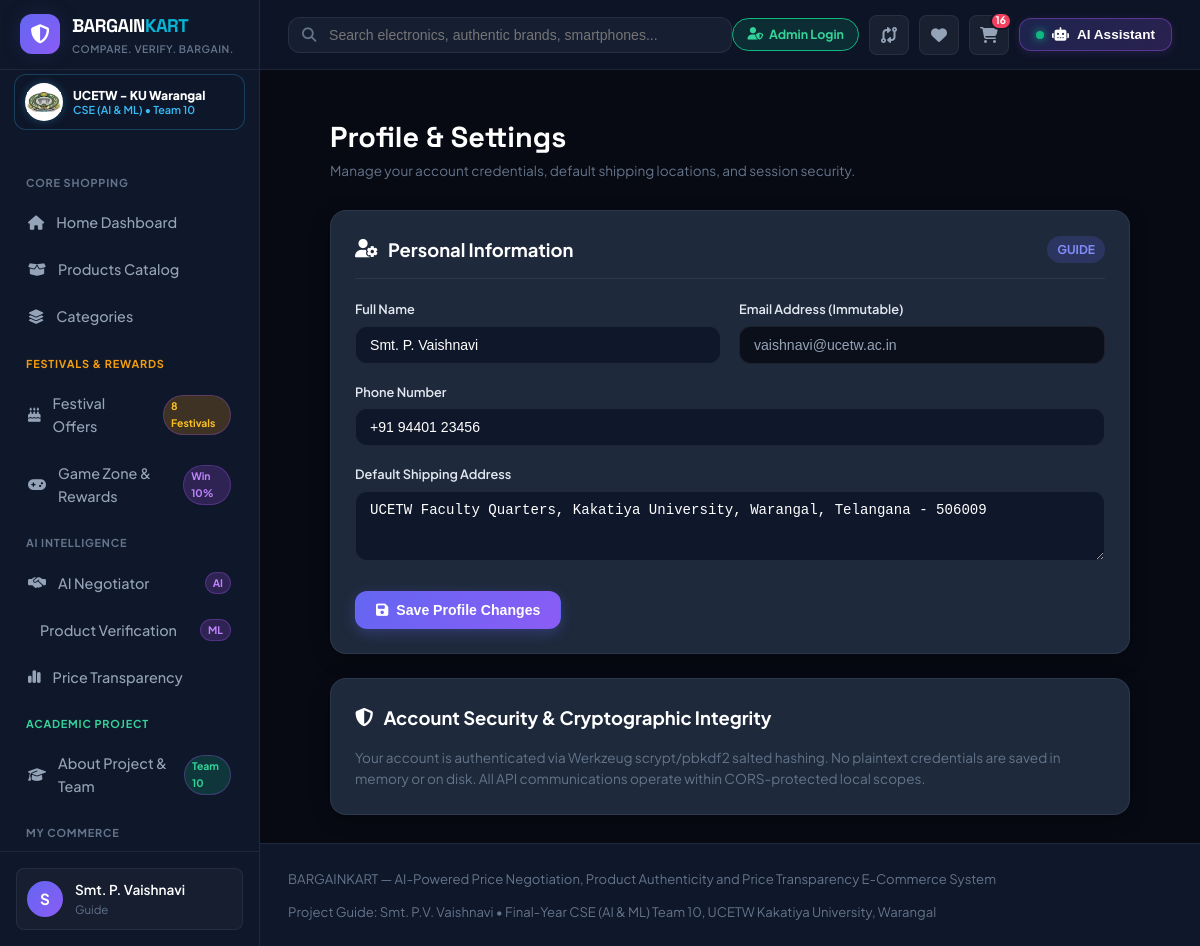
The page /profile (signed in) on the database as committed earlier.
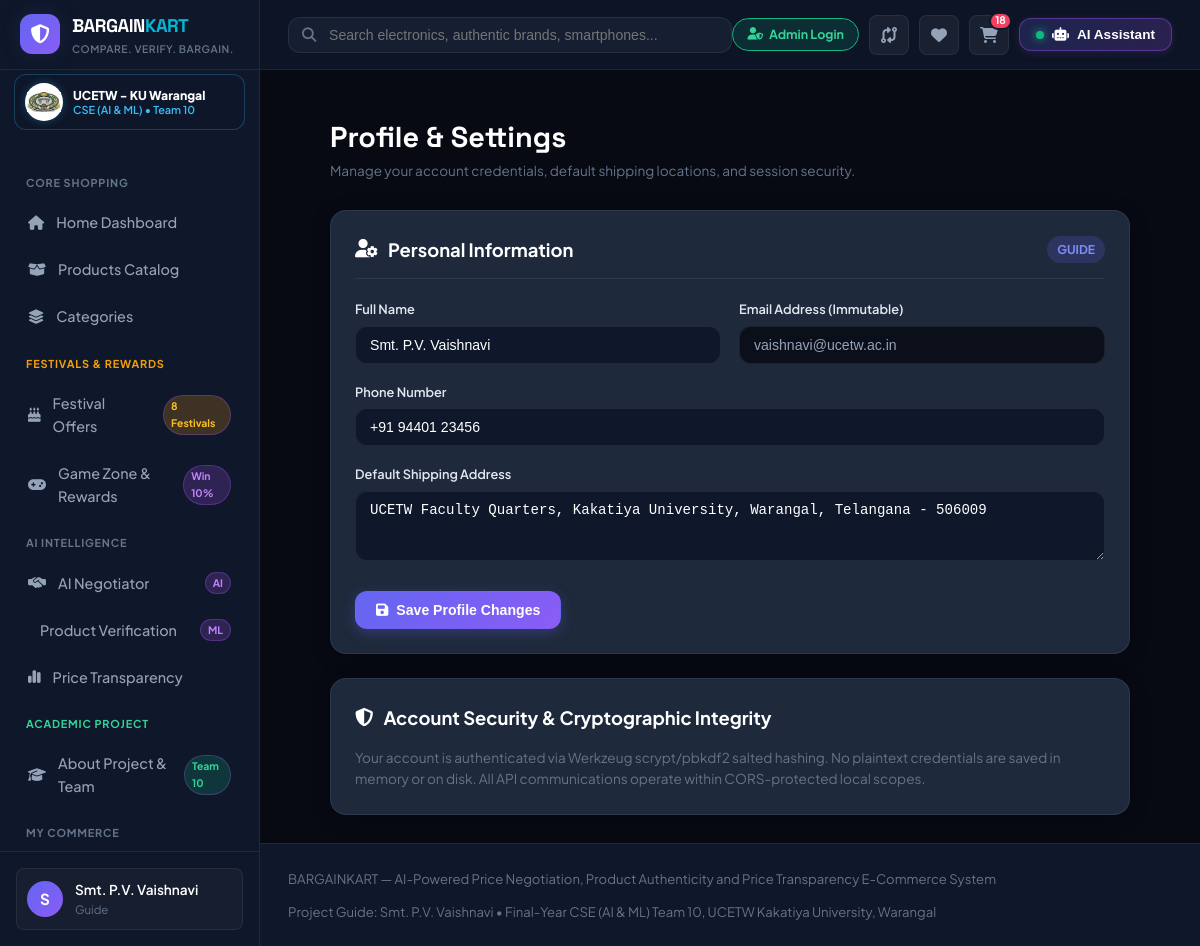
The same page on the database as committed later.
### models/models.py (models this page shows, shortened)
class User(UserMixin, db.Model):
    __tablename__ = 'users'
    id = db.Column(db.Integer, primary_key=True)
    name = db.Column(db.String(120), nullable=False)
    email = db.Column(db.String(150), unique=True, nullable=False, index=True)
    password_hash = db.Column(db.String(255), nullable=False)
    role = db.Column(db.String(20), default='user')  # 'user' or 'admin'
    roll_number = db.Column(db.String(50), nullable=True, index=True)
    designation = db.Column(db.String(100), default='Student')  # 'Project Guide', 'Team 10 AIML Member', etc.
    phone = db.Column(db.String(30), default='+91 98765 43210')
    address = db.Column(db.String(255), default='42 Innovation Tech Park, Bengaluru, Karnataka - 560100')
    created_at = db.Column(db.DateTime, default=lambda: datetime.now(timezone.utc))
    orders = db.relationship('Order', backref='user', lazy=True, cascade='all, delete-orphan')
    wishlist_items = db.relationship('Wishlist', backref='user', lazy=True, cascade='all, delete-orphan')
    cart_items = db.relationship('CartItem', backref='user', lazy=True, cascade='all, delete-orphan')
    negotiations = db.relationship('Negotiation', backref='user', lazy=True)
    authenticity_checks = db.relationship('AuthenticityCheck', backref='user', lazy=True)
    @property
    def is_admin(self):
        return self.role == 'admin'

### routes/auth.py (the view, shortened to what this page needs)
@auth_bp.route('/profile', methods=['GET', 'POST'])
@login_required
def profile():
    return render_template('profile.html', user=current_user)

### app.py (called while the page is built)
    @classmethod
    def get_key(cls) -> str:
        return os.environ.get("GEMINI_API_KEY", "") or getattr(Config, "GEMINI_API_KEY", "")

    @classmethod
    def is_active(cls) -> bool:
        k = cls.get_key().strip()
        return bool(k and len(k) > 10 and not k.startswith("your_"))

### models/models.py (called while the page is built)
@login_manager.user_loader
def load_user(user_id):
    return db.session.get(User, int(user_id))

### templates/profile.html (shortened to what this page needs)
{% extends "base.html" %}
{% block content %}
<div class="profile-page" style="max-width: 800px; margin: 0 auto;">
    <div style="margin-bottom: 28px;">
        <h1 style="font-size: 1.8rem; font-weight: 800; color: #fff; font-family: 'Space Grotesk', sans-serif;">
            Profile & Settings
        </h1>
        <p style="font-size: 0.85rem; color: var(--text-muted);">
            Manage your account credentials, default shipping locations, and session security.
        </p>
    </div>
    <div class="card" style="margin-bottom: 24px;">
        <div class="card-header">
            <h3 class="card-title">
                <i class="fa-solid fa-user-gear text-indigo-400"></i> Personal Information
            </h3>
            <span class="badge" style="background: rgba(99,102,241,0.2); color: #818cf8;">{{ user.role|upper }}</span>
        </div>
        <form method="POST" action="{{ url_for('auth.profile') }}">
            <div style="display: grid; grid-template-columns: 1fr 1fr; gap: 18px; margin-bottom: 18px;">
                <div>
                    <label style="display: block; font-size: 0.8rem; font-weight: 600; color: #e2e8f0; margin-bottom: 6px;">Full Name</label>
                    <input type="text" name="name" value="{{ user.name }}" required
                           style="width: 100%; background: #0f172a; border: 1px solid var(--border-color); border-radius: var(--radius-md); padding: 10px 14px; color: #fff; font-size: 0.88rem; outline: none;">
                </div>
                <div>
                    <label style="display: block; font-size: 0.8rem; font-weight: 600; color: #e2e8f0; margin-bottom: 6px;">Email Address (Immutable)</label>
                    <input type="email" value="{{ user.email }}" readonly
                           style="width: 100%; background: #0b0f19; border: 1px solid var(--border-color); border-radius: var(--radius-md); padding: 10px 14px; color: #94a3b8; font-size: 0.88rem; outline: none;">
                </div>
            </div>
            <div style="margin-bottom: 18px;">
                <label style="display: block; font-size: 0.8rem; font-weight: 600; color: #e2e8f0; margin-bottom: 6px;">Phone Number</label>
                <input type="text" name="phone" value="{{ user.phone }}" required
                       style="width: 100%; background: #0f172a; border: 1px solid var(--border-color); border-radius: var(--radius-md); padding: 10px 14px; color: #fff; font-size: 0.88rem; outline: none;">
            </div>
            <div style="margin-bottom: 24px;">
                <label style="display: block; font-size: 0.8rem; font-weight: 600; color: #e2e8f0; margin-bottom: 6px;">Default Shipping Address</label>
                <textarea name="address" rows="3" required
                          style="width: 100%; background: #0f172a; border: 1px solid var(--border-color); border-radius: var(--radius-md); padding: 10px 14px; color: #fff; font-size: 0.88rem; outline: none;">{{ user.address }}</textarea>
            </div>
            <button type="submit" class="btn btn-primary">
                <i class="fa-solid fa-floppy-disk"></i> Save Profile Changes
            </button>
        </form>
    </div>
    <div class="card">
        <h3 class="card-title" style="margin-bottom: 14px;">
            <i class="fa-solid fa-shield-halved text-emerald-400"></i> Account Security & Cryptographic Integrity
        </h3>
        <p style="font-size: 0.85rem; color: var(--text-muted); line-height: 1.6;">
            Your account is authenticated via Werkzeug scrypt/pbkdf2 salted hashing. No plaintext credentials are saved in memory or on disk. All API communications operate within CORS-protected local scopes.
        </p>
    </div>
</div>
{% endblock %}

### templates/base.html (shortened to what the changed rows need)
<!DOCTYPE html>
<html lang="en">
<head>
    <link rel="stylesheet" href="https://cdnjs.cloudflare.com/ajax/libs/font-awesome/6.5.1/css/all.min.css">
    <link rel="stylesheet" href="{{ url_for('static', filename='css/styles.css') }}">
</head>
<body class="bg-slate-900 text-slate-100 antialiased">
    <div class="app-layout">
        <aside class="app-sidebar" id="appSidebar">
            <div class="sidebar-footer">
                <div class="user-chip">
                    <div class="avatar-circle">
                        {{ current_user.name[:1] if current_user.is_authenticated else 'G' }}
                    </div>
                    <div class="user-info">
                        <div class="user-name">{{ current_user.name if current_user.is_authenticated else 'Guest Shopper' }}</div>
                        <div class="user-role">{{ current_user.role|capitalize if current_user.is_authenticated else 'Academic Demo' }}</div>
                    </div>
                </div>
            </div>
        </aside>
        <div class="main-wrapper">
            <header class="app-topbar">
                <div class="topbar-right" style="display: flex; align-items: center; gap: 10px;">
                    <a href="{{ url_for('admin.admin_dashboard') if current_user.is_authenticated and current_user.is_admin else url_for('admin.admin_login') }}"
                       class="topbar-admin-btn"
                       style="background: rgba(16, 185, 129, 0.15); border: 1.5px solid #10b981; color: #34d399; font-weight: 700; font-size: 0.78rem; padding: 6px 14px; border-radius: 20px; white-space: nowrap; text-decoration: none; display: flex; align-items: center; gap: 6px;">
                        <i class="fa-solid fa-user-shield"></i>
                        <span>{{ 'Admin Dashboard' if current_user.is_authenticated and current_user.is_admin else 'Admin Login' }}</span>
                    </a>
                    <a href="{{ url_for('cart.view_cart') }}" class="topbar-btn relative" title="Cart">
                        <i class="fa-solid fa-cart-shopping"></i>
                        {% if cart_count > 0 %}<span class="badge-dot" id="cartBadgeCount">{{ cart_count }}</span>{% else %}<span class="badge-dot" id="cartBadgeCount" style="display: none;">0</span>{% endif %}
                    </a>
                </div>
            </header>
            <main class="page-content">
                {% block content %}{% endblock %}
            </main>
        </div>
    </div>
</body>
</html>

Rows that differ between the two databases and show on the page:
changed User "Admin Login": name "Smt. P. Vaishnavi" → "Smt. P.V. Vaishnavi"
Other text that changed with them:
{{ cart_count }}: "16" → "18"
